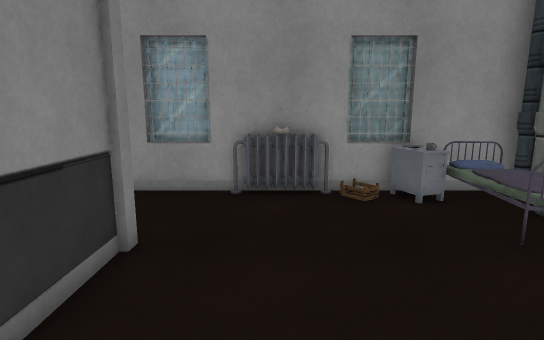
[1] (above)

12 first-person views from a walk through a Unity game level. The camera is 1.3 m above the floor, tilts 10° down and sees 80° across. Doors are open. The floor is counted in squares, 0.5 m on a side. Each view is taken from the middle of a square. On the plan, view 1 faces up. The plan holds only what a view shows up to about 20 squares ahead; the rest is blank. The place goes on beyond the plan. The player character is not drawn. Surface patterns are stand-ins for the level's own textures.

[2]
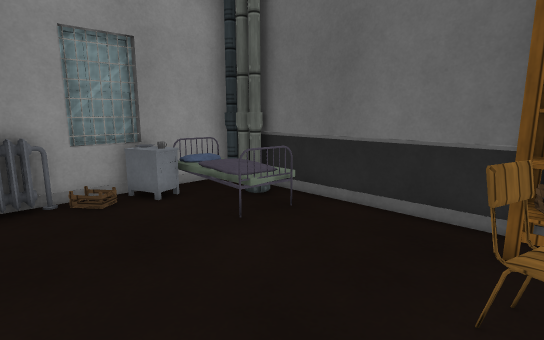

[3]
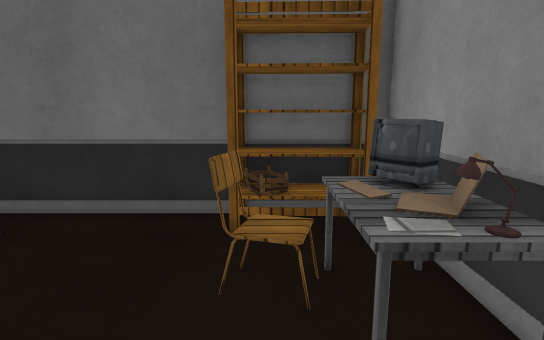

[4]
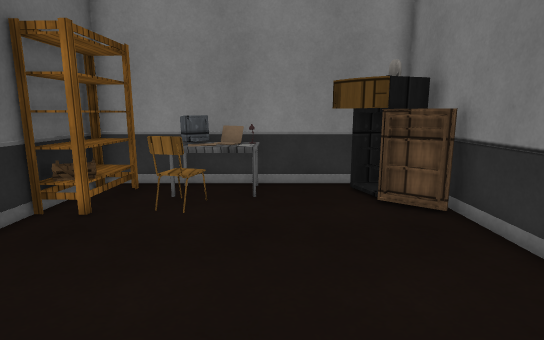

[5]
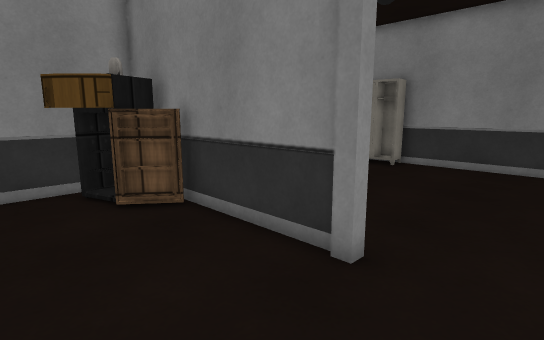

[6]
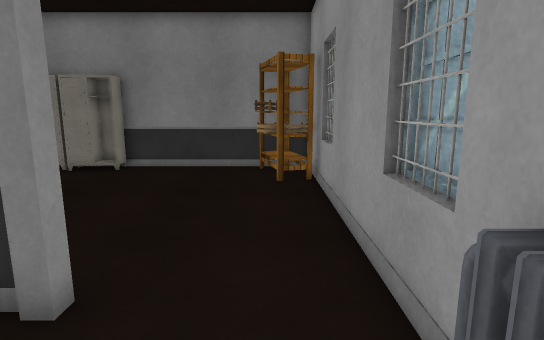

[7]
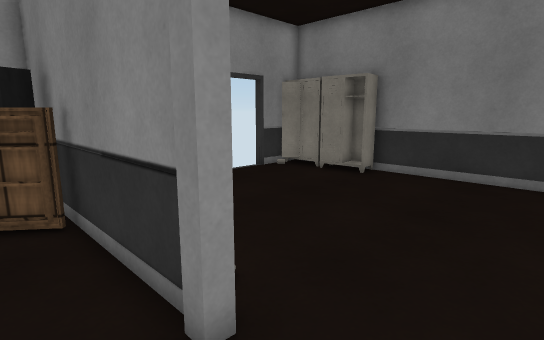

[8]
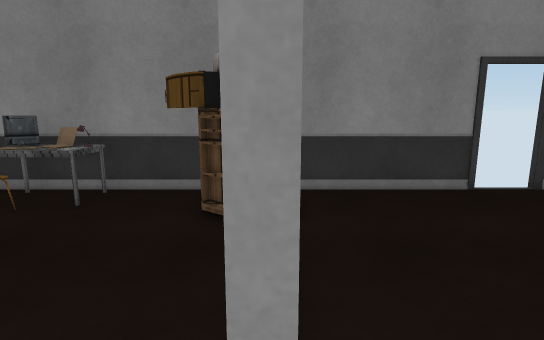

[9]
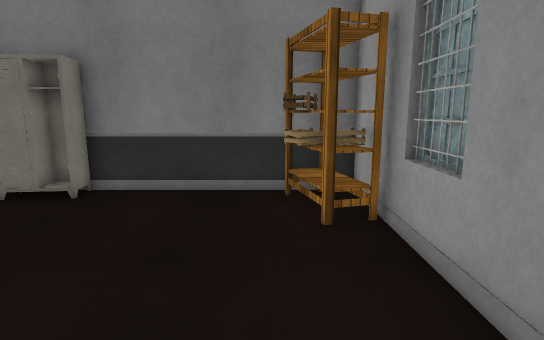

[10]
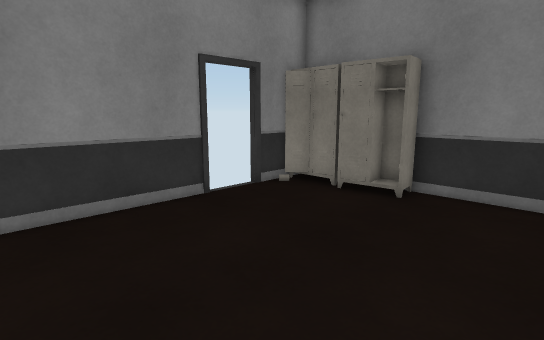

[11]
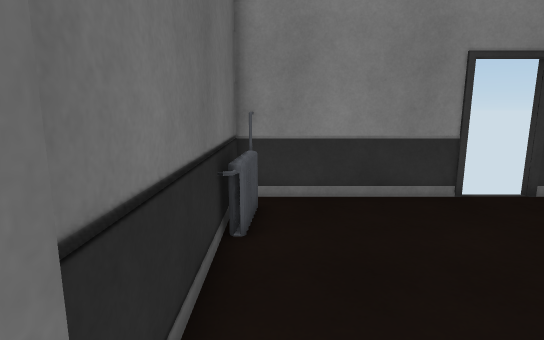

[12]
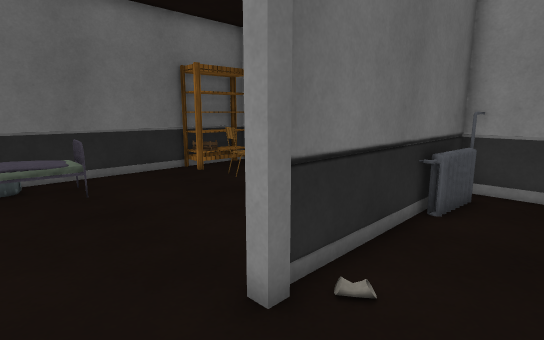

### Floor plan
Key: @ floor where view 1 was taken; # wall or solid block; . floor; D open door; = window, fence, low wall or low ledge; v drop or lower ground; O other object.
Columns run from 15 left of view 1 to 8 right of it. Each row starts with its distance up from view 1.
 11 ########################
 10 #OOO .........OOOO.Ov  O
  9 #OOO...............OOOOO
  8 #.O..................OO#
  7 #....................OO#
  6 #...........#.......OO.#
  5 #...........#..........#
  4 #...........#..........#
  3 #...........#..........#
  2 #DDD........#..........#
  1 #DDD........#O......O.O#
  0  ##.........#OO@....O.OO
 -1  #.........=#OOO.OOOO.OO
 -2  ##........=OOOO.OOOO.O#
 -3  ##DDD##################

Positions as (right, up) in squares from view 1, and headings:
1: (0, 0), facing up
2: (0, 0), facing up-right
3: (0, 0), facing right
4: (2, 9), facing down
5: (2, 9), facing down-left
6: (1, 9), facing left
7: (-1, 9), facing down-left
8: (-3, 8), facing down
9: (-4, 8), facing left
10: (-4, 6), facing down-left
11: (-4, 7), facing down
12: (-6, 9), facing down-right
